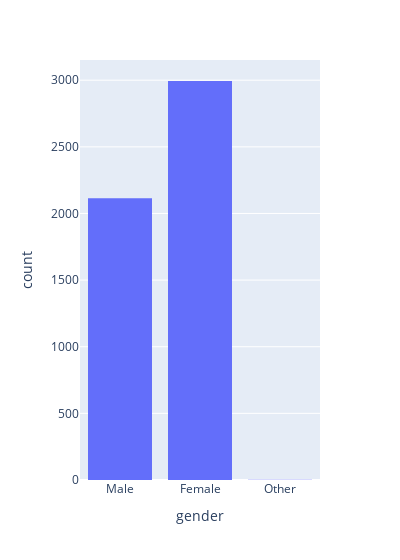

The code cell stored with this chart in its notebook:
### Code cell
fig = px.histogram(df, x='gender', width=400)
fig.show()

### Figure 1 — Plotly figure (JSON) as saved in the notebook; plotly's stock layout.template omitted (floating-point values rounded to 4 significant figures; data arrays with more than 128 entries replaced by an {"elided": "..."} marker saying what was removed)
{"data": [{"alignmentgroup": "True", "bingroup": "x", "hovertemplate": "gender=%{x}<br>count=%{y}<extra></extra>", "legendgroup": "", "marker": {"color": "#636efa", "pattern": {"shape": ""}}, "name": "", "offsetgroup": "", "orientation": "v", "showlegend": false, "type": "histogram", "x": {"elided": "5110 str values"}, "xaxis": "x", "yaxis": "y"}], "layout": {"barmode": "relative", "legend": {"tracegroupgap": 0}, "margin": {"t": 60}, "width": 400, "xaxis": {"anchor": "y", "domain": [0, 1], "title": {"text": "gender"}}, "yaxis": {"anchor": "x", "domain": [0, 1], "title": {"text": "count"}}}}
